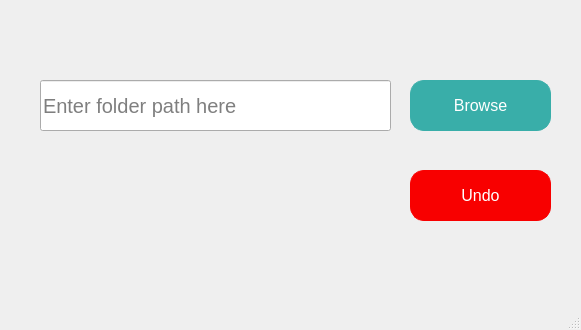
<?xml version="1.0" encoding="UTF-8"?>
<ui version="4.0">
 <class>MainWindow</class>
 <widget class="QMainWindow" name="MainWindow">
  <property name="geometry">
   <rect>
    <x>0</x>
    <y>0</y>
    <width>581</width>
    <height>330</height>
   </rect>
  </property>
  <property name="windowTitle">
   <string>MainWindow</string>
  </property>
  <property name="styleSheet">
   <string notr="true">background-color: &quot;black&quot;;</string>
  </property>
  <widget class="QWidget" name="centralwidget">
   <widget class="QPushButton" name="browseBtn">
    <property name="geometry">
     <rect>
      <x>410</x>
      <y>80</y>
      <width>141</width>
      <height>51</height>
     </rect>
    </property>
    <property name="styleSheet">
     <string notr="true">QPushButton {
    background-color: #39aea9;
    color: white;
    border: 1px solid #39aea9;
    border-radius: 14px;
    padding: 5px;
	font-size: 16px;
}

QPushButton:hover{
	background-color:#78d3ce;
}
</string>
    </property>
    <property name="text">
     <string>Browse</string>
    </property>
   </widget>
   <widget class="QLabel" name="msgBox">
    <property name="geometry">
     <rect>
      <x>40</x>
      <y>170</y>
      <width>351</width>
      <height>61</height>
     </rect>
    </property>
    <property name="font">
     <font>
      <family>Arial Rounded MT Bold</family>
      <pointsize>18</pointsize>
     </font>
    </property>
    <property name="styleSheet">
     <string notr="true">color: &quot;white&quot;;</string>
    </property>
    <property name="text">
     <string/>
    </property>
    <property name="wordWrap">
     <bool>true</bool>
    </property>
    <property name="margin">
     <number>12</number>
    </property>
   </widget>
   <widget class="QPushButton" name="undoBtn">
    <property name="geometry">
     <rect>
      <x>410</x>
      <y>170</y>
      <width>141</width>
      <height>51</height>
     </rect>
    </property>
    <property name="styleSheet">
     <string notr="true">QPushButton {
    background-color: #f80000;
    color: white;
    border: 1px solid #f80000;
    border-radius: 14px;
    padding: 5px;
	font-size: 16px;
}

QPushButton:hover{
	background-color:#ff5757;
}
</string>
    </property>
    <property name="text">
     <string>Undo</string>
    </property>
   </widget>
   <widget class="QLineEdit" name="addressBar">
    <property name="geometry">
     <rect>
      <x>40</x>
      <y>80</y>
      <width>351</width>
      <height>51</height>
     </rect>
    </property>
    <property name="styleSheet">
     <string notr="true">QLineEdit{
	background-color:&quot;white&quot;;
	font-size: 20px;
	font-family: &quot;Arial&quot;;
}</string>
    </property>
    <property name="placeholderText">
     <string>Enter folder path here</string>
    </property>
   </widget>
  </widget>
  <widget class="QMenuBar" name="menubar">
   <property name="geometry">
    <rect>
     <x>0</x>
     <y>0</y>
     <width>581</width>
     <height>26</height>
    </rect>
   </property>
  </widget>
  <widget class="QStatusBar" name="statusbar"/>
 </widget>
 <resources/>
 <connections/>
</ui>
